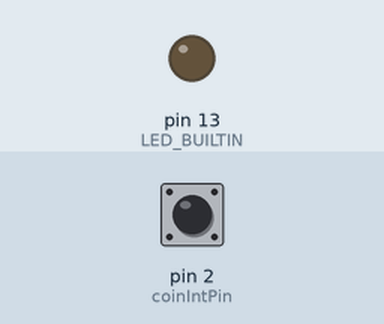
The sketch below on a simulated Arduino Uno, built with avr-gcc and run on an emulated ATmega328P. On the bench: output pins drawn as LEDs (lit = HIGH). Dashed ring = blinking. Inputs (shaded band) come from the test bench; at power-on: pin 2 (coinIntPin) HIGH.

Above: at 1.2 s.
1.3 s: pin 2 (coinIntPin) pulled LOW for 0.15 s
At 2.5 s:
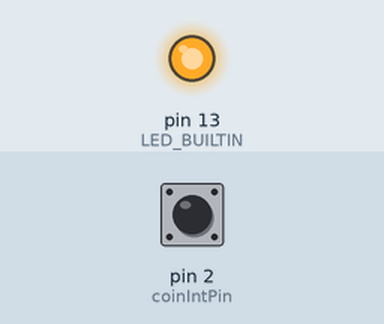
4.3 s: pin 2 (coinIntPin) pulled LOW for 1 s
At 5.2 s:
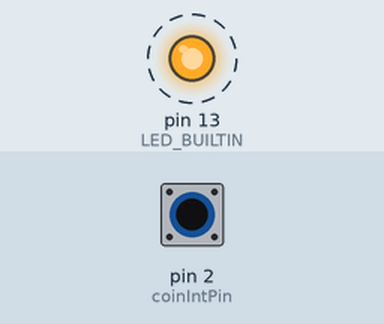
7.8 s: pin 2 (coinIntPin) pulled LOW for 3.2 s
At 11.1 s:
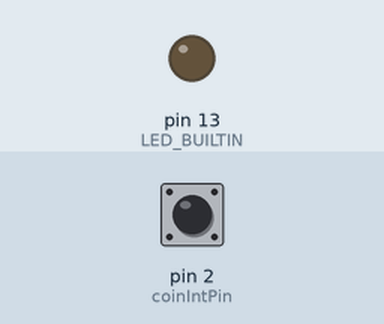
Timing chart, 0 to 12.6 s (numbered marks = the images above; inputs shaded):
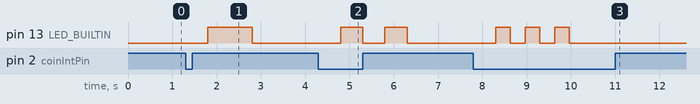

Measured:
- after the input at 1.3 s, pin 13 (LED_BUILTIN): LOW → HIGH after 0.50 s, → LOW 1.0 s later
- after the input at 4.3 s, pin 13 (LED_BUILTIN): alternates HIGH for 0.50 s and LOW for 0.50 s, 4 changes in all, then stays LOW, starting after 0.50 s
- after the input at 7.8 s, pin 13 (LED_BUILTIN): alternates HIGH for 0.33 s and LOW for 0.33 s, 6 changes in all, then stays LOW, starting after 0.50 s

The sketch:

working_recognition.ino
```cpp
// https://arduino.stackexchange.com/questions/60764/coin-recognition-using-coin-accepter-in-arduino-uno

// pennies and dimes get confused (also they are harder because they're easier to give too much of a shove)
// without a 100nF cap between the coin pin and ground, the pulses can be noisy

#include  <Arduino.h>

const int coinIntPin = 2;          //interruptPin 0 is digital pin 2
volatile boolean newCoin = false;
volatile int pulseCount;          //counts pulse for
volatile long timeFPulse = 0;     // to determine when First impulse was interrupted
int coinType;
long interval;           // to determine interval from first and last impulse
const int max_interval = 500;
int total = 0;
const int slow_blink_time = 125;
const int fast_blink_time = 25;
const int gap_time = slow_blink_time * 2;
const int total_blink_time = 1000;

void setup(){
    pinMode(LED_BUILTIN, OUTPUT);
    pinMode(coinIntPin, INPUT_PULLUP);
    Serial.begin(9600);
    attachInterrupt(digitalPinToInterrupt(coinIntPin), coinInserted, FALLING);
}

void coinInserted(){
    newCoin = true;
    timeFPulse = millis();
    pulseCount++;
}

void loop()
{
     while (newCoin == true)
    {
            interval = millis() - timeFPulse;
            if(interval > max_interval)
            {
              coinType = pulseCount;
              sendData(coinType);
              pulseCount = 0;
              newCoin = false;
             }
    }
}


void blink_times(int times, int time){
    for(int i = 0; i < times; i++){
      digitalWrite(LED_BUILTIN, HIGH);  // turn the LED on (HIGH is the voltage level)
      delay(time);                      // wait for a second
      digitalWrite(LED_BUILTIN, LOW);   // turn the LED off by making the voltage LOW
      delay(time);                      // wait for a second
    }
}

void sendData(int cointType){
  if(coinType == 1){
    total = total + 1;
    int blink_time = total_blink_time / total;
    blink_times(total, blink_time);
  }
  else{
    blink_times(coinType, fast_blink_time);
    total = 0;
  }
}
```
